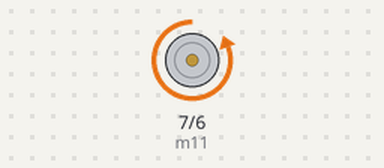
A sketch run on a simulated Arduino Mega 2560, built with avr-gcc and run on an emulated ATmega2560. Shown: motor-driver pin pairs drawn as motors (green arrow = first pin HIGH = forward, orange = second pin HIGH = backward, longer = more drive). What the sketch prints to the serial monitor is not drawn.

Above: at 5.6 s.
At 16.9 s:
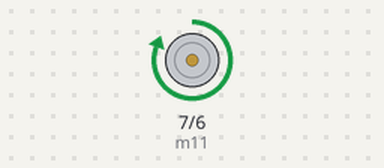
Timing chart, 0 to 29.5 s (numbered marks = the images above):
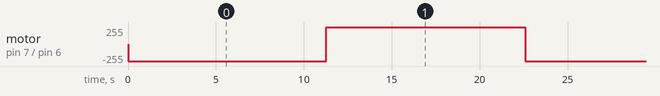

The sketch:

mega.ino
```cpp
int m11=7;//rpwm
int m12=6;//lpwn
int i = 0;

void setup() {
  pinMode(m11,OUTPUT);
  pinMode(m12,OUTPUT);
  Serial.begin(9600);

}
void loop()
{
  //forward
  for(int i=0;i<=2000;i++)
  {
  digitalWrite(m11,LOW);
 digitalWrite(m12,HIGH);
 Serial.println(i);
  }
  for(int i=2000;i>=0;i--)
  {
    digitalWrite(m11,HIGH);
 digitalWrite(m12,LOW);
 Serial.println(i);
  }

}
```

Measured:
- by itself, motor on pin 7 (m11) / pin 6 (m12): alternates forward 255/255 for 11.3 s and backward 255/255 for 11.3 s
